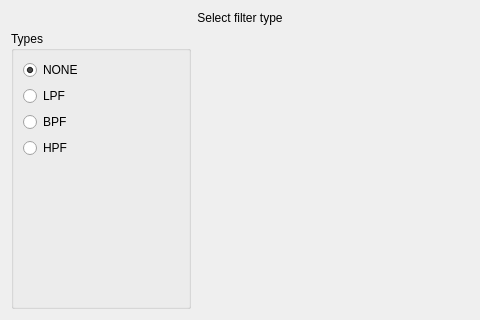
<?xml version="1.0" encoding="UTF-8"?>
<ui version="4.0">
 <class>PageFilterType</class>
 <widget class="QWizardPage" name="PageFilterType">
  <property name="geometry">
   <rect>
    <x>0</x>
    <y>0</y>
    <width>480</width>
    <height>320</height>
   </rect>
  </property>
  <property name="windowTitle">
   <string>WizardPage</string>
  </property>
  <layout class="QGridLayout" name="gridLayout" columnstretch="1,2">
   <item row="2" column="0">
    <widget class="QGroupBox" name="groupBox">
     <property name="minimumSize">
      <size>
       <width>180</width>
       <height>0</height>
      </size>
     </property>
     <property name="title">
      <string>Types</string>
     </property>
     <layout class="QVBoxLayout" name="verticalLayout">
      <item>
       <widget class="QRadioButton" name="radioButton_NONE">
        <property name="text">
         <string>NONE</string>
        </property>
        <property name="checked">
         <bool>true</bool>
        </property>
       </widget>
      </item>
      <item>
       <widget class="QRadioButton" name="radioButton_LPF">
        <property name="text">
         <string>LPF</string>
        </property>
       </widget>
      </item>
      <item>
       <widget class="QRadioButton" name="radioButton_BPF">
        <property name="text">
         <string>BPF</string>
        </property>
       </widget>
      </item>
      <item>
       <widget class="QRadioButton" name="radioButton_HPF">
        <property name="text">
         <string>HPF</string>
        </property>
        <property name="checked">
         <bool>false</bool>
        </property>
       </widget>
      </item>
      <item>
       <spacer name="verticalSpacer">
        <property name="orientation">
         <enum>Qt::Vertical</enum>
        </property>
        <property name="sizeHint" stdset="0">
         <size>
          <width>20</width>
          <height>40</height>
         </size>
        </property>
       </spacer>
      </item>
     </layout>
    </widget>
   </item>
   <item row="2" column="1">
    <widget class="QWidget" name="plotPreview" native="true">
     <property name="minimumSize">
      <size>
       <width>220</width>
       <height>220</height>
      </size>
     </property>
    </widget>
   </item>
   <item row="1" column="0" colspan="2">
    <widget class="QLabel" name="label">
     <property name="text">
      <string>Select filter type</string>
     </property>
     <property name="alignment">
      <set>Qt::AlignCenter</set>
     </property>
    </widget>
   </item>
  </layout>
 </widget>
 <resources/>
 <connections/>
</ui>
